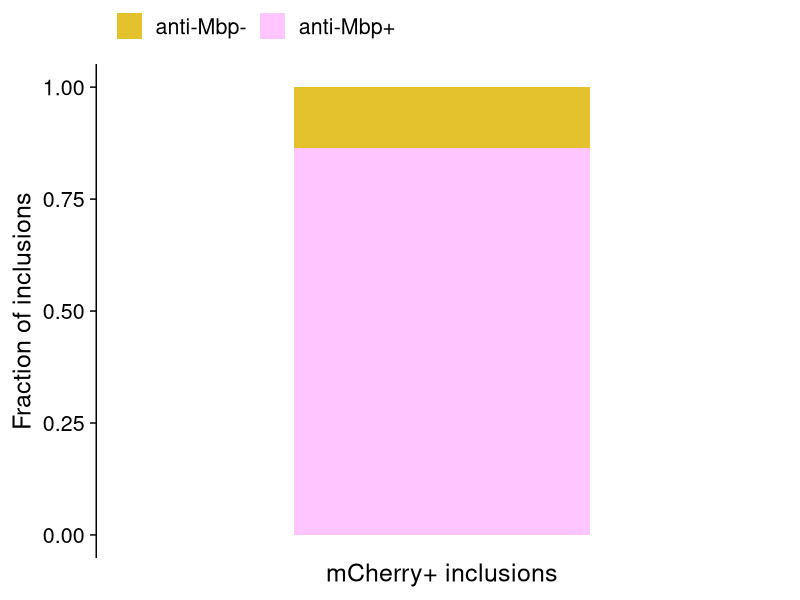

This chart was generated by the following R code:
## ---- chunk 1
knitr::opts_chunk$set(echo = TRUE)
## ---- chunk 2
library(tidyverse)
library(ggpubr)
library(cowplot)
library(colorspace)
## ---- chunk 3
theme_set(theme_cowplot(font_size =18))
## ---- chunk 4
ihc_quant <- read_csv('antimbp-mcherry-tidy.csv')
View(ihc_quant)
## ---- chunk 5
 ihc_quant2 <-ihc_quant %>% group_by(spot_type) %>% summarize(sum_spots = sum(n_spots)) %>% mutate("mCherry+ inclusions" = c(1, 1)) %>% mutate("spot_types_clean" =
           case_when(
             spot_type == "anti-mbp- mCherry+" ~ "anti-Mbp-",
             spot_type == "anti-mbp+ mCherry+" ~ "anti-Mbp+"))
## ---- chunk 6
ggplot(ihc_quant2, aes(`mCherry+ inclusions`, y=sum_spots/44, fill= spot_types_clean))+
  geom_bar(stat="identity")+
  scale_fill_manual(values=c("#E3C22D", "#FFC5FF"))+
  scale_x_discrete()+
  labs(y="Fraction of inclusions", fill=" ")+
  theme(legend.position = "top")
#ggsave('ihc-antimbp-mcherry-barplot.png', dpi=300, width=4.5, height=4.5)
